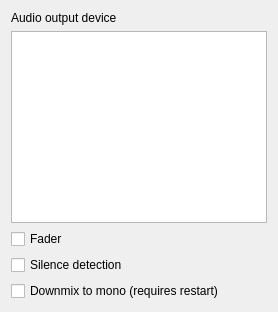
              <widget class="QWidget" name="tabBreakMusic">
               <attribute name="title">
                <string>Break Music</string>
               </attribute>
               <layout class="QVBoxLayout" name="verticalLayout_14">
                <item>
                 <widget class="QLabel" name="label_11">
                  <property name="text">
                   <string>Audio output device</string>
                  </property>
                 </widget>
                </item>
                <item>
                 <widget class="QListWidget" name="listWidgetAudioDevicesBm"/>
                </item>
                <item>
                 <widget class="QCheckBox" name="checkBoxFaderBm">
                  <property name="toolTip">
                   <string>&lt;html&gt;&lt;head/&gt;&lt;body&gt;&lt;p&gt;If the fader is enabled, song transitions (stop, pause, unpause) will be faded out/in to avoid hard transitions.&lt;/p&gt;&lt;/body&gt;&lt;/html&gt;</string>
                  </property>
                  <property name="text">
                   <string>Fader</string>
                  </property>
                 </widget>
                </item>
                <item>
                 <widget class="QCheckBox" name="checkBoxSilenceDetectionBm">
                  <property name="toolTip">
                   <string>&lt;html&gt;&lt;head/&gt;&lt;body&gt;&lt;p&gt;If enabled, the program will monitor for silent periods of greater than 2 seconds after the last draw instruction has been rendered, stopping the audio track immediately. (Avoids long silences before fading break music back in)&lt;/p&gt;&lt;/body&gt;&lt;/html&gt;</string>
                  </property>
                  <property name="text">
                   <string>Silence detection</string>
                  </property>
                 </widget>
                </item>
                <item>
                 <widget class="QCheckBox" name="checkBoxDownmixBm">
                  <property name="text">
                   <string>Downmix to mono (requires restart)</string>
                  </property>
                 </widget>
                </item>
               </layout>
              </widget>
